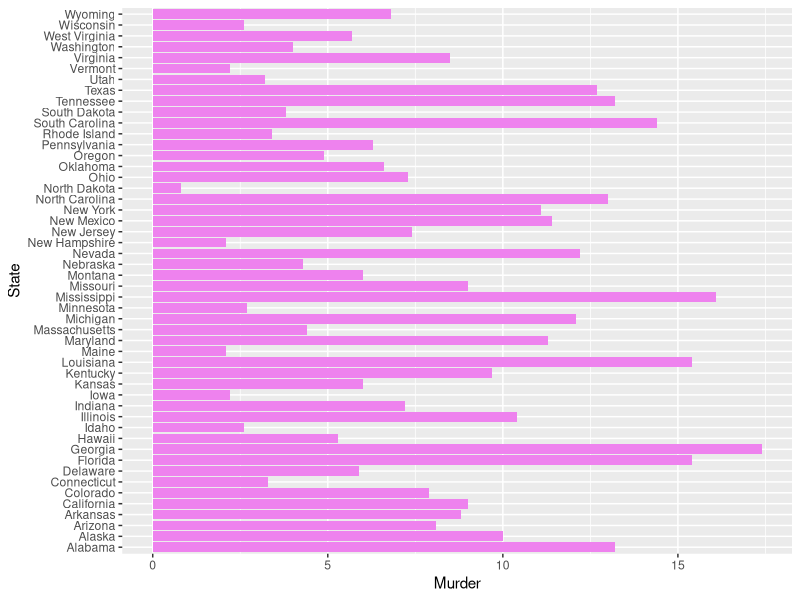
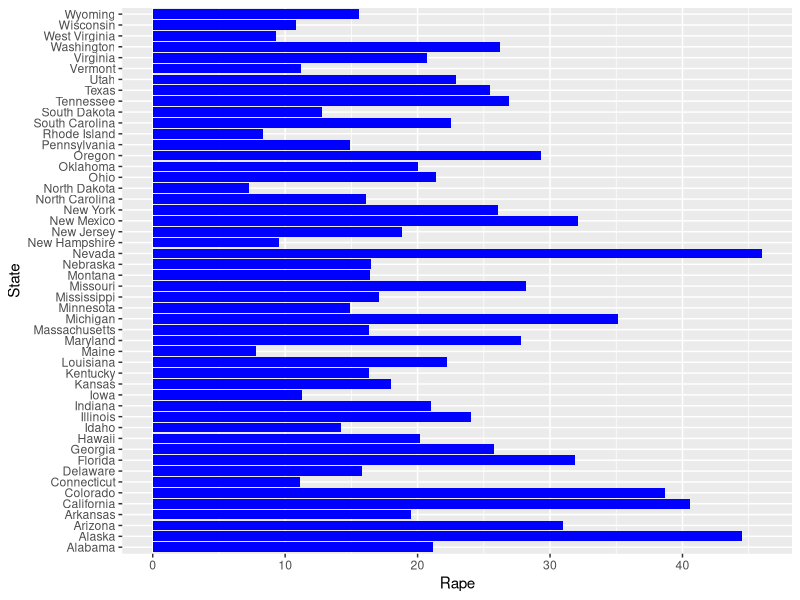
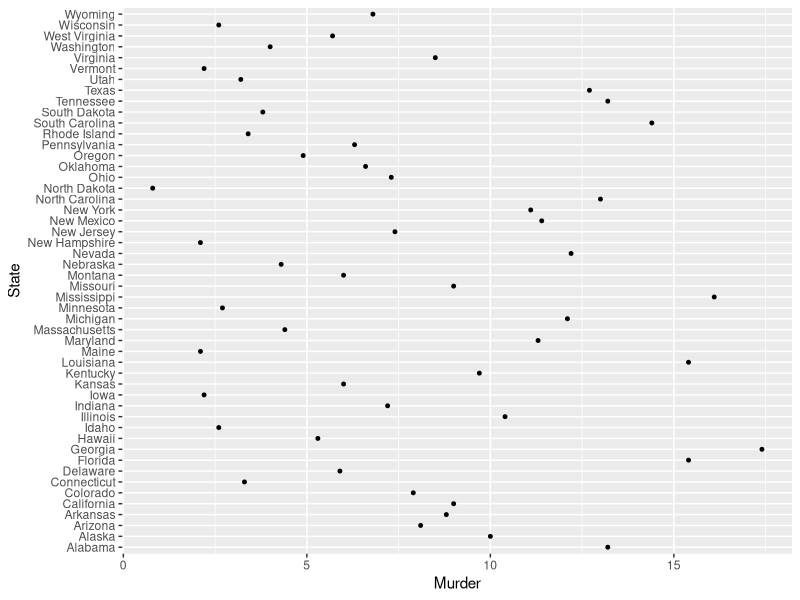
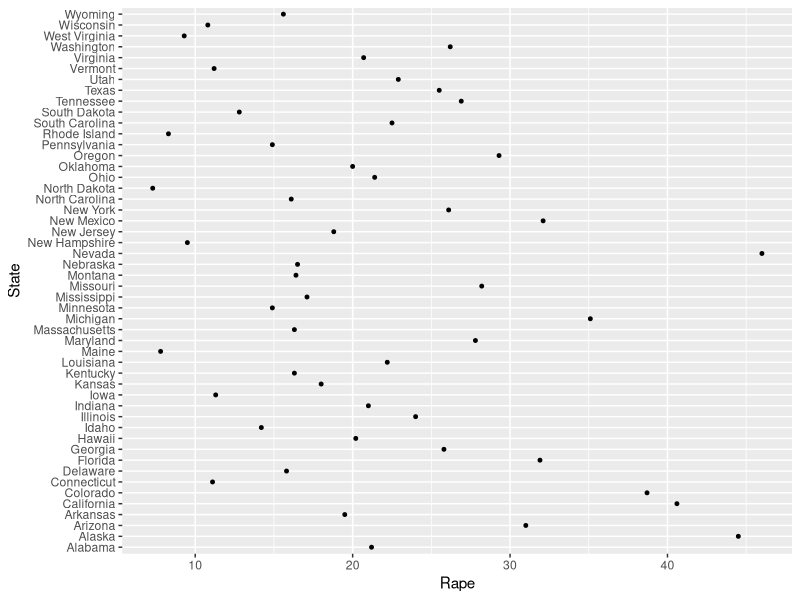
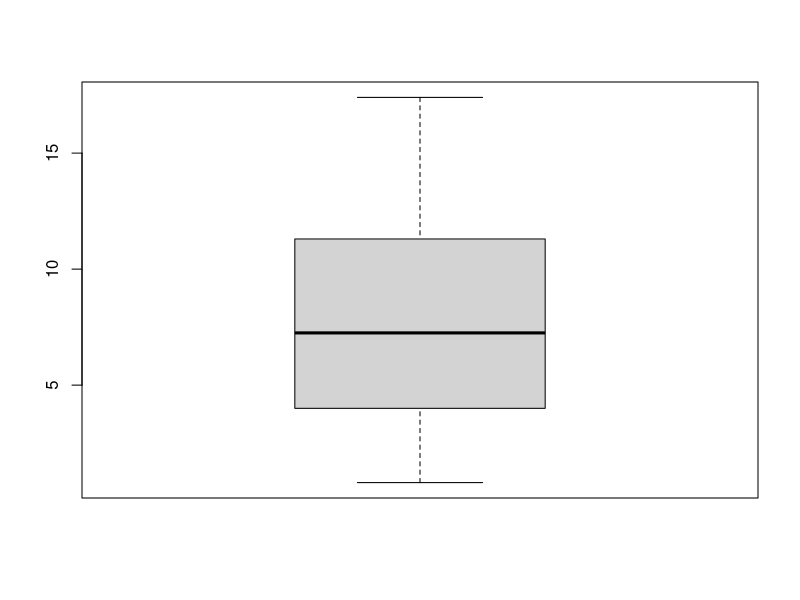
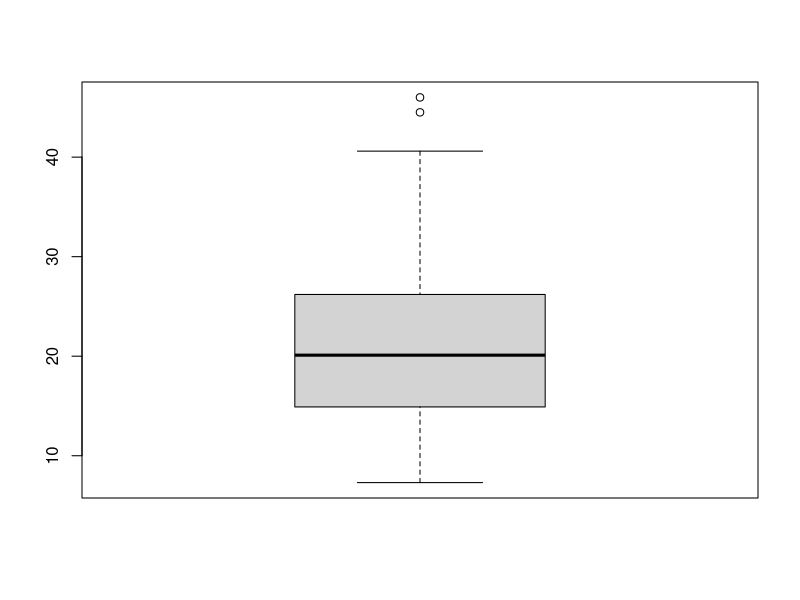
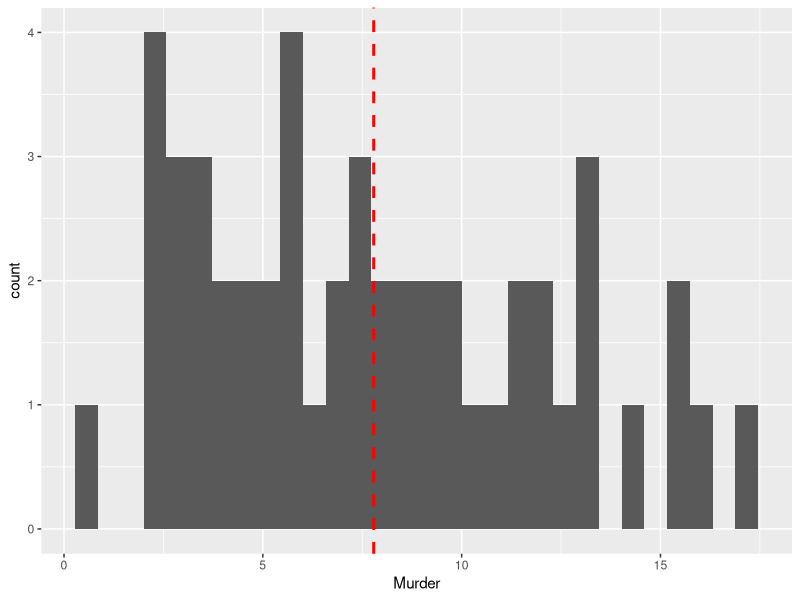
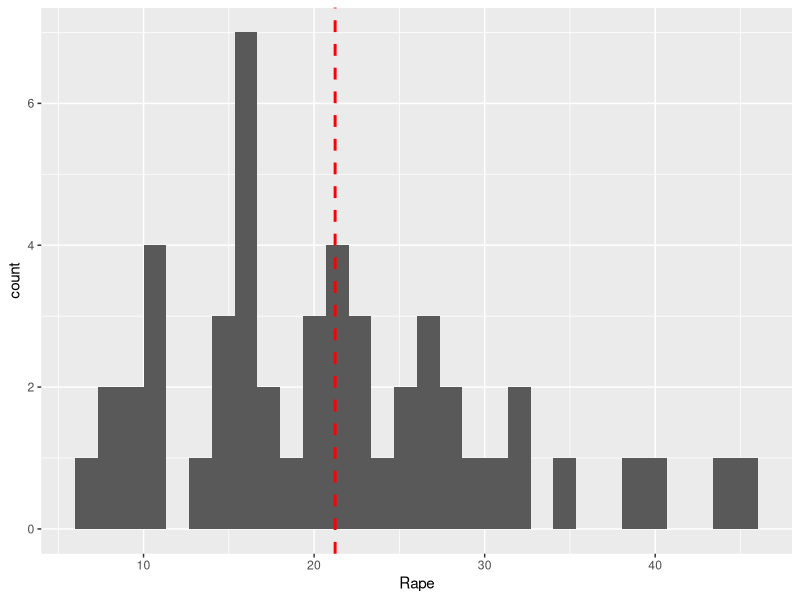

Source code (R) for these figures, in order:
# Week 2 labs

## "USArrests" lab ####
# Use the “USArrests” data set to answer the following questions: (this data set
# belongs to the “datasets” library). FYI, Murder and Rape numbers are per
# 100,000. You can find more info about the data set here:
# https://stat.ethz.ch/R-manual/R-devel/library/datasets/html/USArrests.html

# load library & data
library(datasets)
library(dplyr)
library(ggplot2)

USArrests <- USArrests

arrests <- USArrests

# examine data

colnames(arrests)
str(arrests)
View(arrests) # rows are by state, but the state's column has no name


# so first, I'm going to name the column with states, "State"
arrests_2 <- setNames(cbind(rownames(arrests), arrests, row.names = NULL), 
         c("State", "Murder", "Assault", "UrbanPop", "Rape"))

colnames(arrests_2) # just to check that it worked



# 1.) Which state has the highest rate of Murder? How about Rape?

state_murder <- select(arrests_2, -(Assault:Rape))
state_murder # removed variables except for State & Murder

state_by_murderRate <- arrange(state_murder, desc(Murder))
head(state_by_murderRate) # Georgia has the highest murder rate at 17.4 (per 100k)


plot_state_mRate <- ggplot(data = state_murder, aes(x = State, y = Murder)) + 
    geom_bar(stat="identity", position="dodge", fill = "violet") + coord_flip() 

# + scale_x_discrete(limits= state_murder$State) - should put states in order by 
# murder rate, but not working...anyway...

plot_state_mRate # it's a crowded plot, but all 50 states are on there



state_rape <- select(arrests_2, -(Murder:UrbanPop))
state_rape # removed variables except for State & Rape

rape_by_state <- arrange(arrests_2, desc(Rape))
head(rape_by_state) # Nevada has the highest instances of rape at 12.2 (per 100k)

plot_state_rRate <- ggplot(data = state_rape, aes(x = State, y = Rape)) + 
    geom_bar(stat="identity", position="dodge", fill = "blue") + coord_flip()

plot_state_rRate # another crowded plot, but otherwise good




# 2.) Which state has the lowest rate of Murder? How about Rape?

tail(state_by_murderRate)
tail(rape_by_state)

# North Dakota has loweest murder rate & as well as the lowest instances of rape
# at 0.8 murders & 0.8 rapes (per 100k), respectively

state_mRate_scatPlot <- ggplot(state_by_murderRate, aes(Murder, State)) +
    geom_point(size = 1) 

state_mRate_scatPlot # pretty ugly & unhelpful scatter plot
    

state_rRate_scatPlot <- ggplot(rape_by_state, aes(Rape, State)) +
    geom_point(size = 1) 

state_rRate_scatPlot # again, scatter plot not great for this kind of data



# 3.) What is the average rate of Rape and Murder in the whole US?

summarise(arrests_2, ave_Murder = mean(Murder), ave_Rape = mean(Rape))
# the average murder rate for the US as a whole is 7.788 (per 100k)
# the average instance of rape for the US as a whole is 21. 232 (per 100k)


# before graphing murders & rapes for the entire US, I will rearrage the data a 
# little using dplyr:
US_mRate <- select(arrests_2, Murder)
US_mRate

US_rRate <- select(arrests_2, Rape)
US_rRate 

# now make box plots:
US_mRate.boxplot <- boxplot(US_mRate[,1])   
US_mRate.boxplot # very basic boxplot, but it works

US_rRate.boxplot <- boxplot(US_rRate[,1]) # use col 1 b/c only 1 col in US_rRate  
US_rRate.boxplot




# 4.) Use a histogram to show the distribution of Murder rates.

US_mRate.hist <- ggplot(US_mRate, aes(Murder)) + geom_histogram() +
    geom_vline(aes(xintercept=mean(Murder, na.rm=T)),   # Ignore NA values for mean
               color="red", linetype="dashed", size=1)
US_mRate.hist



US_rRate.hist <- ggplot(US_rRate, aes(Rape)) + geom_histogram() +
    geom_vline(aes(xintercept=mean(Rape, na.rm=T)),   # Ignore NA values for mean
               color="red", linetype="dashed", size=1) 
US_rRate.hist




# 5.) Use a plot to investigate if there is any correlation between Murder and Rape rates?

# I want to make a scatter plot looking at the variables of the US as a whole
# so I'm goint to make a data frame w/o the State col

US_all_data <- select(arrests_2, -(State))
head(US_all_data)

# murder vs rape histogram w/ linear regression line & shadded confidence interval

US_all_data.scatplot <- ggplot(US_all_data, aes(Murder, Rape, colour = "organe")) +
    geom_point() + geom_smooth(method=lm) 

US_all_data.scatplot





# 6.) Exclude the 3 states from the data set which have the highest rate of Rapes.

rape_by_state$State[1:3]
# Nevada, Alaska, & California have the highest rates

top_3 <- c("Nevada", "Alaska", "California")
minus_top_3 <- filter(rape_by_state, !State %in% top_3)
minus_top_3 # the top 3 states are no longer there





## "chickwts" lab ####

# Use the “chickwts” data set to answer the following questions: You can find more 
# info about the data set here:
# https://stat.ethz.ch/R-manual/R-devel/library/datasets/html/chickwts.html

# libraries are already loaded, load data

chickwts <- chickwts
head(chickwts) # 2 variables - "weight" (grams) & type of "feed"



# 1.) Plot a boxplot for each feed type to compare their weights.

weight_by_feed.box <- ggplot(chickwts, aes(feed, weight, color = feed)) +
    geom_boxplot()

weight_by_feed.box # casein has the best average weight w/ sunflower second



# 2.) For the above boxplots, assign different colors to each boxplot.

weight_by_feed.box <- ggplot(chickwts, aes(feed, weight, fill = feed)) +
    geom_boxplot()

weight_by_feed.box 




# 3.) According to the plots, which feed type results in a higher weight in average?

# casein




# 4.) Which feed type has the highest weight? Which one has the lowest?

desc_weight <- arrange(chickwts, desc(weight), feed)
desc_weight

head(desc_weight)
tail(desc_weight)

# sunflower has a couple of outliers that give it the highest recorded weight.
# horsebean has the lowest recorded weight




# 5.) Plot a Violin plot for each feed type to compare the distributions of their weights.

weight_byFeed.violin <- ggplot(chickwts, aes(feed, weight, fill = feed)) +
    geom_violin(scale="area")
# another color option: geom_violin(scale="area",color ="blue", fill = "grey")

weight_byFeed.violin # this is just pretty
